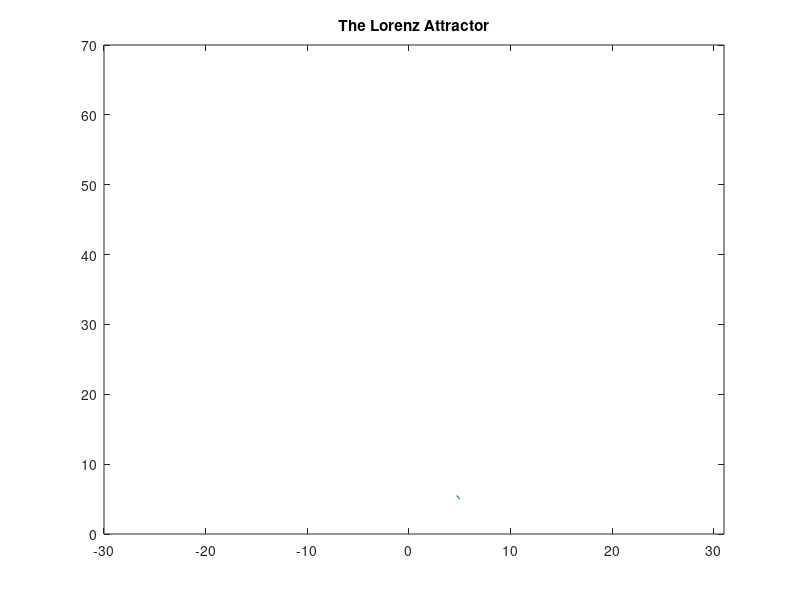
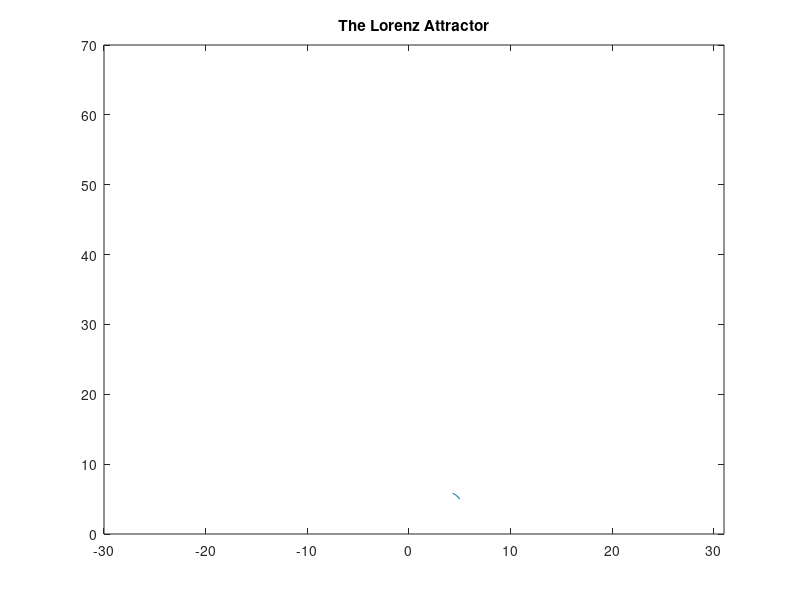
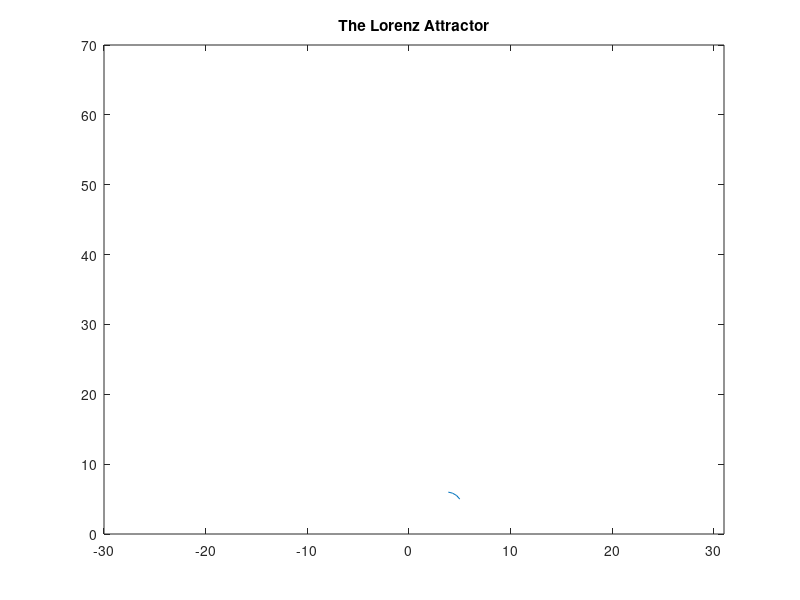
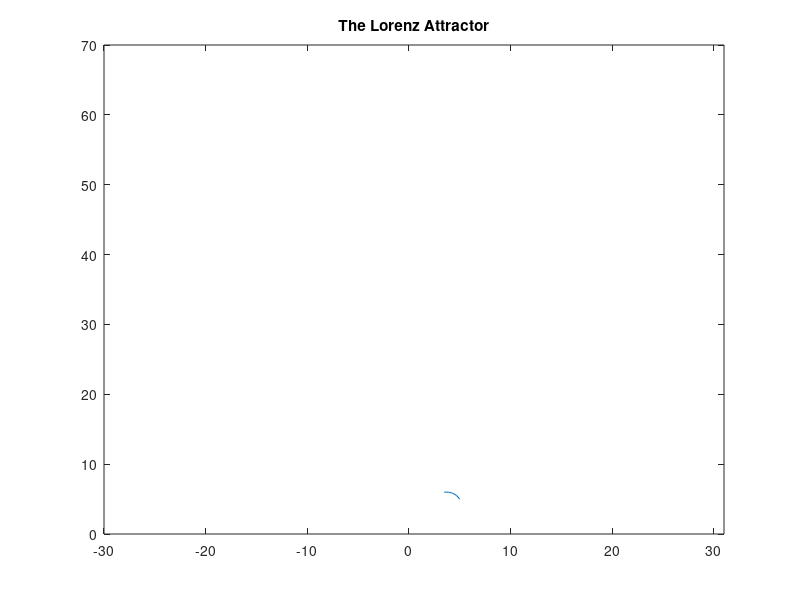

These charts were generated, in order, by the following MATLAB code:
%CO24 
%Chaos
%Runge-Kutta Methods
%Fotios Ioannis Giasemis

clear;

k=1;
a=10; b=8/3; dt=0.05; t=0;

n=input('Number of steps: n=');
disp('Coordinates {y} of the starting point:')
y1=input('y1=');
y2=input('y2=');
y3=input('y3=');
r=input('Value of r: r=');

f1=@(y1,y2) a*(y2-y1);
f2=@(y1,y2,y3) r*y1-y2-y1*y3;
f3=@(y1,y2,y3) y1*y2-b*y3;

Y1(1,1)=y1;
Y2(1,1)=y2;
Y3(1,1)=y3;

for i=2:n
    
    f1_0=f1(y1,y2);
    f2_0=f2(y1,y2,y3);
    f3_0=f3(y1,y2,y3);
    
    f1_1=f1(y1+f1_0*dt/2,y2+f2_0*dt/2);
    f2_1=f2(y1+f1_0*dt/2,y2+f2_0*dt/2,y3+f3_0*dt/2);
    f3_1=f3(y1+f1_0*dt/2,y2+f2_0*dt/2,y3+f3_0*dt/2);
    
    f1_2=f1(y1+f1_1*dt/2,y2+f2_1*dt/2);
    f2_2=f2(y1+f1_1*dt/2,y2+f2_1*dt/2,y3+f3_1*dt/2);
    f3_2=f3(y1+f1_1*dt/2,y2+f2_1*dt/2,y3+f3_1*dt/2);
    
    f1_3=f1(y1+f1_2*dt,y2+f2_2*dt);
    f2_3=f2(y1+f1_2*dt,y2+f2_2*dt,y3+f3_2*dt);
    f3_3=f3(y1+f1_2*dt,y2+f2_2*dt,y3+f3_2*dt);
    
    y1=y1+dt*(f1_0+2*f1_1+2*f1_2+f1_3)/6;
    y2=y2+dt*(f2_0+2*f2_1+2*f2_2+f2_3)/6;
    y3=y3+dt*(f3_0+2*f3_1+2*f3_2+f3_3)/6;
    
    Y1(1,i)=y1;
    Y2(1,i)=y2;
    Y3(1,i)=y3;
    
    fig=figure 
    plot(Y2,Y3)
    xlim([-30 31])
    ylim([0 70])
    title('The Lorenz Attractor')
    if k==1 | mod(k,10)==0
        saveas(fig,sprintf('FIG%d.png',k));
    end
    k=k+1;
    close
    t=t+dt;
    
    
end





clc; clear;